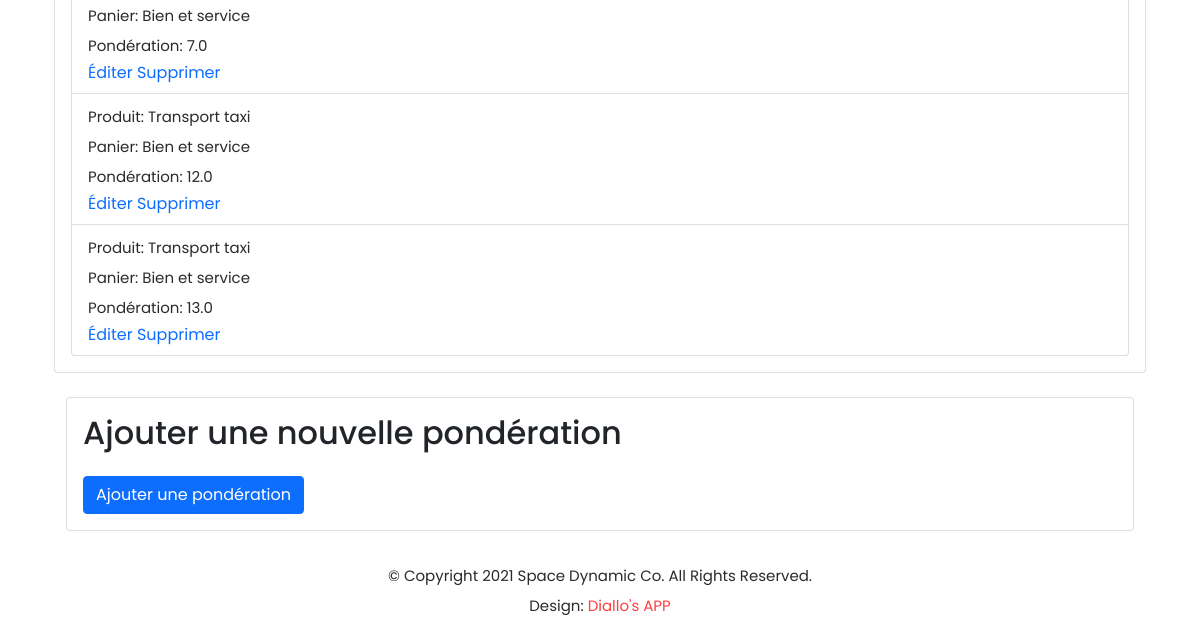
Page /ponderations/ (lower part) on the earlier database version.
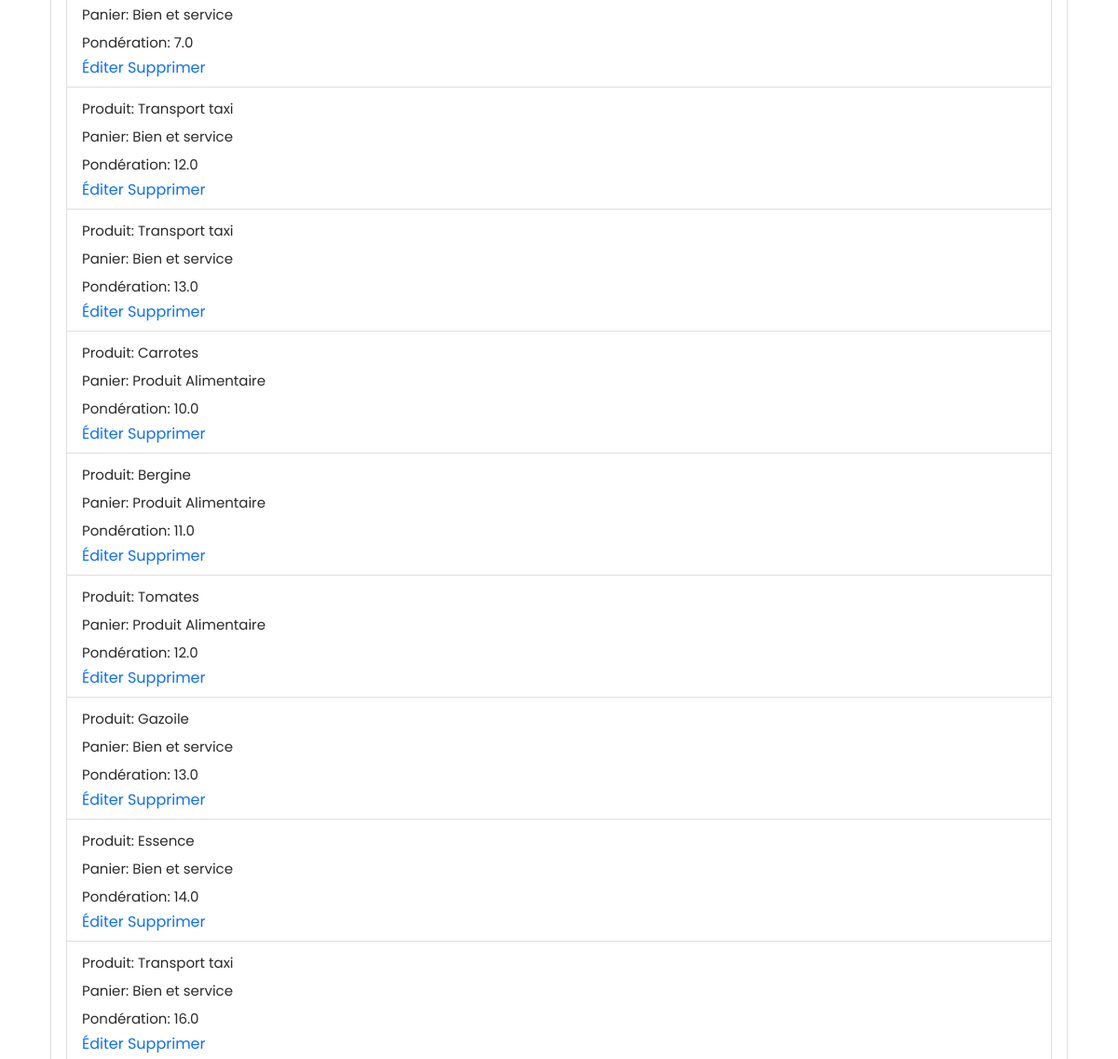
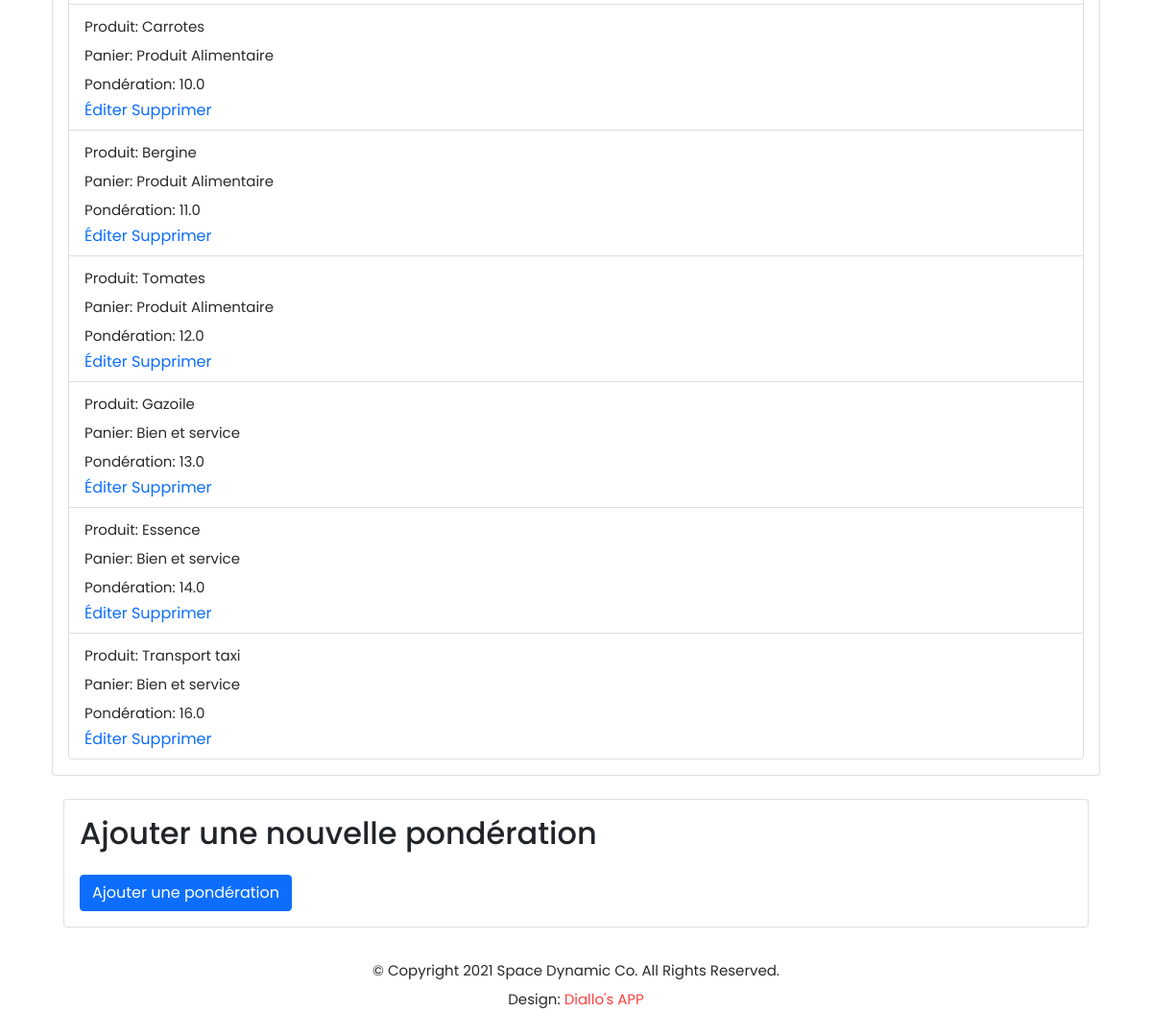
Same page on the later database version (2 pictures, top to bottom).
### gestion_produits/models.py (models this page shows, shortened)
class Ponderation(models.Model):
    DEFAULT_PONDERATION = 0.0
    product = models.ForeignKey(Product, on_delete=models.CASCADE)
    panier = models.ForeignKey(Panier, on_delete=models.CASCADE)
    ponderation = models.FloatField(default=DEFAULT_PONDERATION)

class Panier(models.Model):
    DEFAULT_CODE_PANIER = 'DEFAULT_CODE_PANIER'
    DEFAULT_LABEL = 'DEFAULT_LABEL'
    DEFAULT_DESCRIPTION = 'DEFAULT_DESCRIPTION'
    code_panier = models.CharField(max_length=100, default=DEFAULT_CODE_PANIER)
    label = models.CharField(max_length=100, default=DEFAULT_LABEL)
    description = models.TextField(default=DEFAULT_DESCRIPTION)
    products = models.ManyToManyField(Product, through='Ponderation')

class Product(models.Model):
    DEFAULT_CODE = 'DEFAULT_CODE'
    DEFAULT_NAME = 'DEFAULT_NAME'
    DEFAULT_DESCRIPTION = 'DEFAULT_DESCRIPTION'
    code_name = models.CharField(max_length=100, default=DEFAULT_CODE)
    name = models.CharField(max_length=100, default=DEFAULT_NAME)
    description = models.TextField(default=DEFAULT_DESCRIPTION)
    family = models.ForeignKey(Family, on_delete=models.CASCADE)

### gestion_produits/views.py (the view)
# urls.py: path('ponderations/', views.ponderation_list, name='ponderation_list'),
def ponderation_list(request):
    ponderations = Ponderation.objects.all()
    return render(request, 'ponderation_list.html', {'ponderations': ponderations})

### gestion_produits/templates/ponderation_list.html (shortened to what this page needs)
{% extends 'base.html' %}
{% block content %}
<div class="container mt-5">
    <div class="card">
        <div class="card-body">
            <ul class="list-group">
                {% for ponderation in ponderations %}
                    <li class="list-group-item">
                        <p>Produit: {{ ponderation.product.name }}</p>
                        <p>Panier: {{ ponderation.panier.label }}</p>
                        <p>Pondération: {{ ponderation.ponderation }}</p>
                        <a href="{% url 'ponderation_edit' pk=ponderation.pk %}">Éditer</a>
                        <a href="{% url 'ponderation_delete' pk=ponderation.pk %}">Supprimer</a>
                    </li>
                {% empty %}
                    <li class="list-group-item">Aucune pondération disponible pour le moment.</li>
                {% endfor %}
            </ul>
        </div>
    </div>
    <div class="container mt-4">
        <div class="card">
            <div class="card-body">
                <h2 class="card-title mb-4">Ajouter une nouvelle pondération</h2>
                <a href="{% url 'ponderation_add' %}" class="btn btn-primary">Ajouter une pondération</a>
            </div>
        </div>
    </div>
</div>
{% endblock %}

### gestion_produits/templates/base.html (shortened to what this page needs)
{% load static %}
<!DOCTYPE html>
<html lang="en">
  <head>
    <link rel="stylesheet" href="{% static 'vendor/bootstrap/css/bootstrap.min.css' %}">
    <link rel="stylesheet" href="{% static 'assets/css/fontawesome.css' %}">
    <link rel="stylesheet" href="{% static 'assets/css/templatemo-space-dynamic.css' %}">
    <link rel="stylesheet" href="{% static 'assets/css/animated.css' %}">
    <link rel="stylesheet" href="{% static 'assets/css/owl.css' %}">
  </head>
<body>
<div class="container mt-4" style="margin-top: 10cm;">
    {% block content %}{% endblock %}
</div>
  <footer>
    <div class="container">
      <div class="row">
        <div class="col-lg-12 wow fadeIn" data-wow-duration="1s" data-wow-delay="0.25s">
          <p>© Copyright 2021 Space Dynamic Co. All Rights Reserved.
          <br>Design: <a rel="nofollow" href="#">Diallo's APP</a></p>
        </div>
      </div>
    </div>
  </footer>
</body>
</html>

### gestion_produits/static/assets/css/templatemo-space-dynamic.css (style rules this page uses)
html, body, div, span, applet, object, iframe, h1, h2, h3, h4, h5, h6, p, blockquote, div pre, a, abbr, acronym, address, big, cite, code, del, dfn, em, font, img, ins, kbd, q, s, samp, small, strike, strong, sub, sup, tt, var, b, u, i, center, dl, dt, dd, ol, ul, li, figure, header, nav, section, article, aside, footer, figcaption { margin: 0; padding: 0; border: 0; outline: 0; }
ul, li { padding: 0; margin: 0; list-style: none; }
header, nav, section, article, aside, footer, hgroup { display: block; }
* { box-sizing: border-box; }
html, body { font-family: 'Poppins', sans-serif; font-weight: 400; background-color: #fff; -ms-text-size-adjust: 100%; -webkit-font-smoothing: antialiased; -moz-osx-font-smoothing: grayscale; }
a { text-decoration: none !important; }
h1, h2, h3, h4, h5, h6 { margin-top: 0px; margin-bottom: 0px; }
ul { margin-bottom: 0px; }
p { font-size: 15px; line-height: 30px; color: #2a2a2a; }
html, body { background: #fff; font-family: 'Poppins', sans-serif; }
footer p { text-align: center; margin: 30px 0px 45px 0px; }
footer p a { color: #fe3f40; }

Differences in the rows shown:
added Ponderation: product.name "Carrotes", panier.label "Produit Alimentaire", ponderation "10.0"
added Ponderation: product.name "Bergine", panier.label "Produit Alimentaire", ponderation "11.0"
added Ponderation: product.name "Tomates", panier.label "Produit Alimentaire", ponderation "12.0"
added Ponderation: product.name "Gazoile", panier.label "Bien et service", ponderation "13.0"
added Ponderation: product.name "Essence", panier.label "Bien et service", ponderation "14.0"
added Ponderation: product.name "Transport taxi", panier.label "Bien et service", ponderation "16.0"
added Ponderation: product.name "Carrotes", panier.label "Produit Alimentaire", ponderation "10.0"
added Ponderation: product.name "Bergine", panier.label "Produit Alimentaire", ponderation "11.0"
added Ponderation: product.name "Tomates", panier.label "Produit Alimentaire", ponderation "12.0"
added Ponderation: product.name "Gazoile", panier.label "Bien et service", ponderation "13.0"
added Ponderation: product.name "Essence", panier.label "Bien et service", ponderation "14.0"
added Ponderation: product.name "Transport taxi", panier.label "Bien et service", ponderation "16.0"
